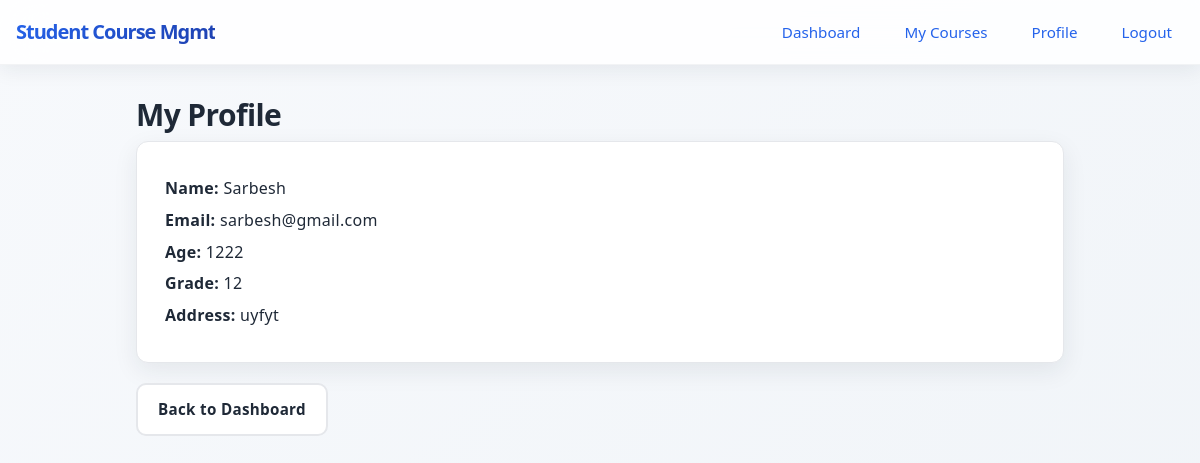
/student/profile/ (signed in), run on an earlier commit of the app's database.
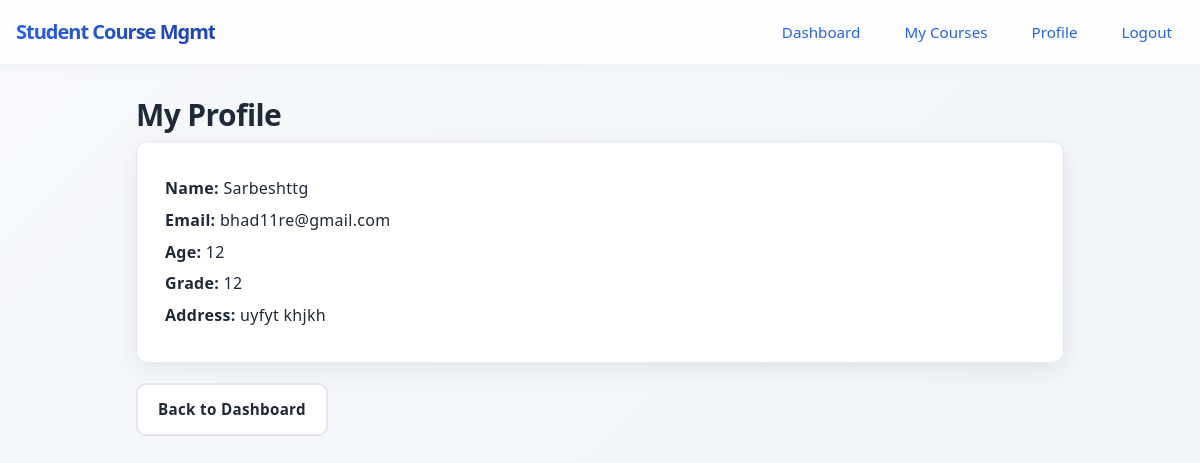
And on a later commit of the database.
### app/models.py (models this page shows, shortened)
class Student(models.Model):
    user = models.OneToOneField(User, on_delete=models.CASCADE)
    name = models.CharField(max_length=100, blank=True)
    age = models.IntegerField(null=True, blank=True)
    email = models.EmailField(unique=True, null=True, blank=True)
    grade = models.IntegerField(null=True, blank=True)
    address = models.TextField(blank=True)

### app/views.py (the view)
# urls.py: path('student/profile/', student_profile, name='student_profile'),
@login_required
def student_profile(request):
    try:
        student = Student.objects.get(user=request.user)
    except Student.DoesNotExist:
        return redirect('student_create')
    return render(request, 'student/profile.html', {'student': student})

### app/templates/student/profile.html (shortened to what this page needs)
<!DOCTYPE html>
{% load static %}
<html lang="en">
<head>
    <link rel="stylesheet" href="{% static 'css/student-css/student.css' %}">
</head>
<body>
    {% include 'navbar.html' %}
    <div class="container">
        <h1>My Profile</h1>
        {% if student %}
            <div class="card profile">
                <div class="summary">
                    <p><strong>Name:</strong> {{ student.name }}</p>
                    <p><strong>Email:</strong> {{ student.email }}</p>
                    <p><strong>Age:</strong> {{ student.age }}</p>
                    <p><strong>Grade:</strong> {{ student.grade }}</p>
                    <p><strong>Address:</strong> {{ student.address }}</p>
                </div>
            </div>
        {% else %}
            <div class="card">
                <p class="muted">No profile data found. Please complete your dashboard form.</p>
            </div>
        {% endif %}
        <div class="actions">
            <a class="btn btn-outline" href="{% url 'student_dashboard' %}">Back to Dashboard</a>
        </div>
    </div>
</body>
</html>

What changed in the data, as far as the page shows it:
removed Student: name "Sarbesh", email "sarbesh@gmail.com", age "1222", grade "12", address "uyfyt"
added Student: name "Sarbeshttg", email "bhad11re@gmail.com", age "12", grade "12", address "uyfyt khjkh"
